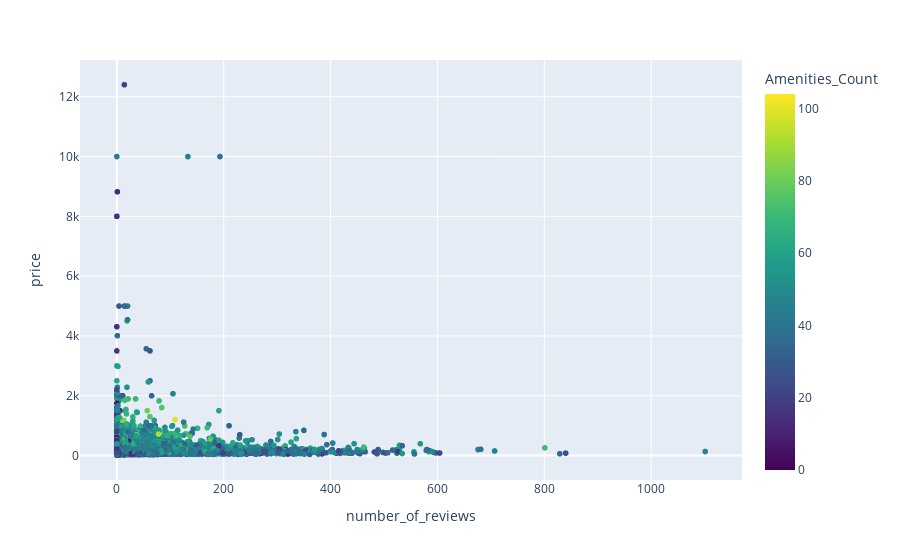

Notebook code cell kept with this figure:
### Code cell
# Calculating average number for review for each price range
fig = px.scatter(df_listing_zip, x = 'number_of_reviews',
           y = 'price',
           color= 'Amenities_Count',
           color_continuous_scale='Viridis')
fig.show()

### Figure 1 — Plotly figure (JSON) as saved in the notebook; plotly's stock layout.template omitted (floating-point values rounded to 4 significant figures; data arrays with more than 128 entries replaced by an {"elided": "..."} marker saying what was removed)
{"data": [{"hovertemplate": "number_of_reviews=%{x}<br>price=%{y}<br>Amenities_Count=%{marker.color}<extra></extra>", "legendgroup": "", "marker": {"color": {"elided": "21649 int values"}, "coloraxis": "coloraxis", "symbol": "circle"}, "mode": "markers", "name": "", "showlegend": false, "type": "scattergl", "x": {"elided": "21649 int values"}, "xaxis": "x", "y": {"elided": "21649 float values"}, "yaxis": "y"}], "layout": {"coloraxis": {"colorbar": {"title": {"text": "Amenities_Count"}}, "colorscale": [[0, "#440154"], [0.1111, "#482878"], [0.2222, "#3e4989"], [0.3333, "#31688e"], [0.4444, "#26828e"], [0.5556, "#1f9e89"], [0.6667, "#35b779"], [0.7778, "#6ece58"], [0.8889, "#b5de2b"], [1, "#fde725"]]}, "legend": {"tracegroupgap": 0}, "margin": {"t": 60}, "xaxis": {"anchor": "y", "domain": [0, 1], "title": {"text": "number_of_reviews"}}, "yaxis": {"anchor": "x", "domain": [0, 1], "title": {"text": "price"}}}}
